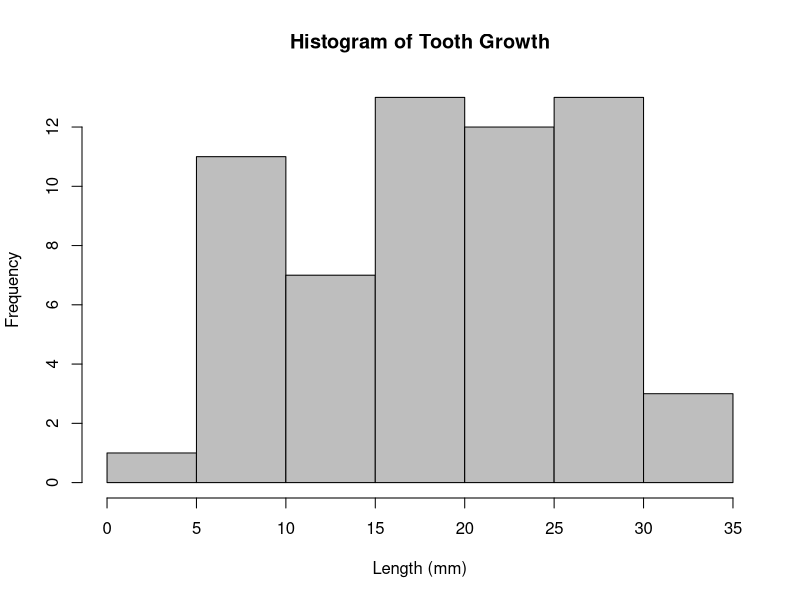
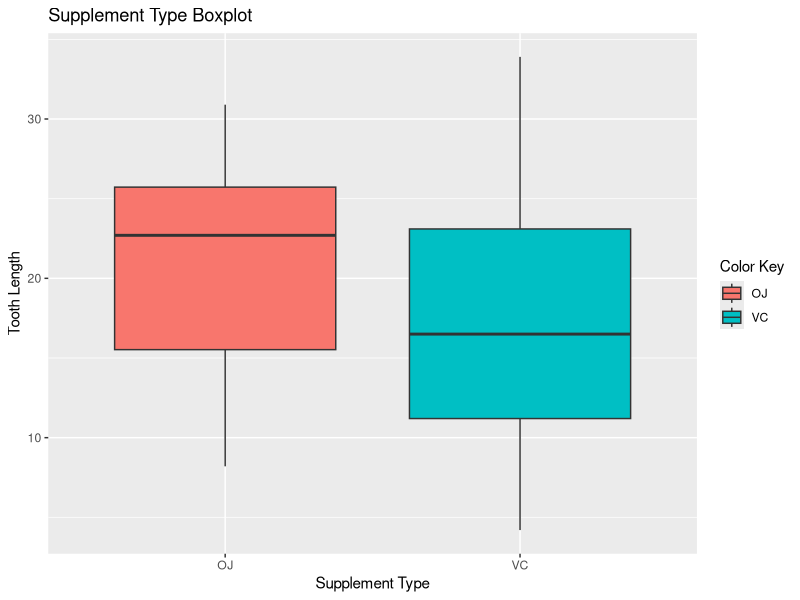
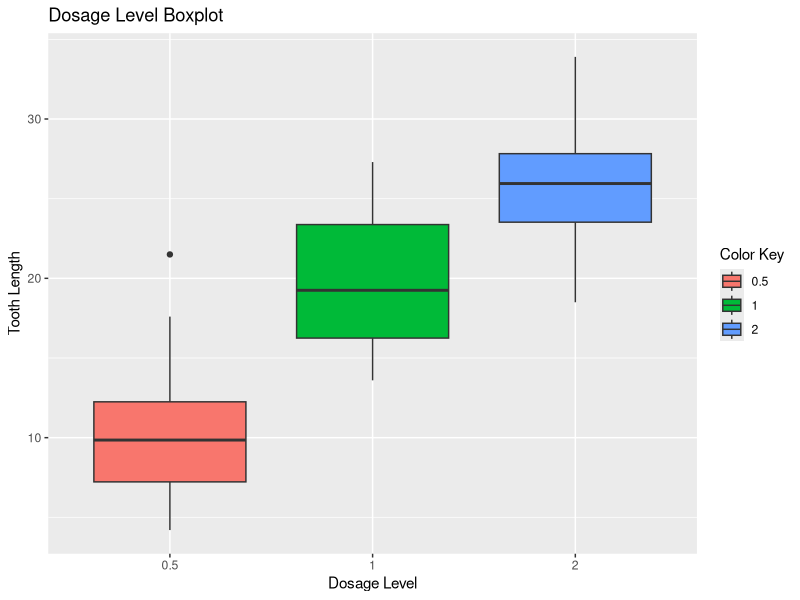

Recreate these plots in R, in order.
## ---- chunk 1
knitr::opts_chunk$set(echo = TRUE)
## ---- chunk 2
library(datasets)
data(ToothGrowth)
head(ToothGrowth)
## ---- chunk 3
str(ToothGrowth)
#Variable "dose" conversion (numeric to factor):
ToothGrowth$dose <- as.factor(ToothGrowth$dose)
str(ToothGrowth)
## ---- chunk 4
#Data Visualization
hist(ToothGrowth$len, col = "gray",main = "Histogram of Tooth Growth",
     xlab = "Length (mm)",ylab = "Frequency")
## ---- chunk 5
summary(ToothGrowth)
## ---- chunk 6
#Breakdown of supplement types vs dosage levels:
table(ToothGrowth$dose, ToothGrowth$supp)
## ---- chunk 7
library(ggplot2)

#Visualization (Supplement type):
suppTyp <- ggplot(aes(x=supp, y=len), data=ToothGrowth) + geom_boxplot(aes(fill=supp))
suppTyp <- suppTyp + labs(title = "Supplement Type Boxplot")
suppTyp <- suppTyp + xlab("Supplement Type")
suppTyp <- suppTyp + ylab("Tooth Length")
suppTyp <- suppTyp + labs(fill = "Color Key")
suppTyp
## ---- chunk 8
#Supplement type boxplot mean and range:
suppTypMean = split(ToothGrowth$len, ToothGrowth$supp)
sapply(suppTypMean, mean)
## ---- chunk 9
sapply(suppTypMean, range)
## ---- chunk 10
# Dosage level
dsg <- ggplot(aes(x = dose, y = len), data = ToothGrowth) + geom_boxplot(aes(fill = dose))
dsg <- dsg + labs(title = "Dosage Level Boxplot")
dsg <- dsg + xlab("Dosage Level")
dsg <- dsg + ylab("Tooth Length")
dsg <- dsg + labs(fill = "Color Key")
dsg
## ---- chunk 11
#Dosage level boxplot mean and range:
dsgMean = split(ToothGrowth$len, ToothGrowth$dose)
sapply(dsgMean, mean)
## ---- chunk 12
sapply(dsgMean, range)
## ---- chunk 13
#Hypothesis test to check factor significance of supplement type: 
t.test(len ~ supp, data = ToothGrowth)
## ---- chunk 14
#Group subsetting prep for dosage level hypothesis tests:
dsgPt5vs1 <- subset (ToothGrowth, dose %in% c(0.5, 1.0)) 
dsgPt5vs2 <- subset (ToothGrowth, dose %in% c(0.5, 2.0)) 
dsg1vs2 <- subset (ToothGrowth, dose %in% c(1.0, 2.0)) 
## ---- chunk 15
#Hypothesis test to check factor significance of dosage levels - 0.5 vs 1.0:
t.test(len ~ dose, data = dsgPt5vs1)
## ---- chunk 16
#Hypothesis test to check factor significance of dosage levels - 0.5 vs 2.0:
t.test(len ~ dose, data = dsgPt5vs2)
## ---- chunk 17
#Hypothesis test to check factor significance of dosage levels - 1.0 vs 2.0:
t.test(len ~ dose, data = dsg1vs2)
## ---- chunk 18
#Group subsetting prep for supplement type and dosage level hypothesis tests:
dsgPt5 <- subset (ToothGrowth, dose == 0.5) 
dsg1 <- subset (ToothGrowth, dose == 1.0)
dsg2 <- subset (ToothGrowth, dose == 2.0)
## ---- chunk 19
#Hypothesis test to check factor significance of supplement type and dosage level 0.5:
t.test(len ~ supp, data = dsgPt5)
## ---- chunk 20
#Hypothesis test to check factor significance of supplement type and dosage level 1.0:
t.test(len ~ supp, data = dsg1)
## ---- chunk 21
#Hypothesis test to check factor significance of supplement type and dosage level 2.0:
t.test(len ~ supp, data = dsg2)
